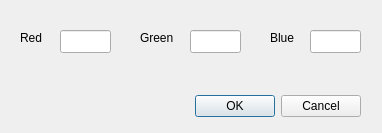
<?xml version="1.0" encoding="UTF-8"?>
<ui version="4.0">
 <class>InputBGColour</class>
 <widget class="QDialog" name="InputBGColour">
  <property name="geometry">
   <rect>
    <x>0</x>
    <y>0</y>
    <width>382</width>
    <height>133</height>
   </rect>
  </property>
  <property name="windowTitle">
   <string>Dialog</string>
  </property>
  <widget class="QDialogButtonBox" name="buttonBox">
   <property name="geometry">
    <rect>
     <x>20</x>
     <y>90</y>
     <width>341</width>
     <height>32</height>
    </rect>
   </property>
   <property name="orientation">
    <enum>Qt::Horizontal</enum>
   </property>
   <property name="standardButtons">
    <set>QDialogButtonBox::Cancel|QDialogButtonBox::Ok</set>
   </property>
  </widget>
  <widget class="QLabel" name="label">
   <property name="geometry">
    <rect>
     <x>20</x>
     <y>30</y>
     <width>31</width>
     <height>16</height>
    </rect>
   </property>
   <property name="text">
    <string>Red</string>
   </property>
  </widget>
  <widget class="QLabel" name="label_2">
   <property name="geometry">
    <rect>
     <x>140</x>
     <y>30</y>
     <width>41</width>
     <height>16</height>
    </rect>
   </property>
   <property name="text">
    <string>Green</string>
   </property>
  </widget>
  <widget class="QLabel" name="label_3">
   <property name="geometry">
    <rect>
     <x>270</x>
     <y>30</y>
     <width>31</width>
     <height>16</height>
    </rect>
   </property>
   <property name="text">
    <string>Blue</string>
   </property>
  </widget>
  <widget class="QLineEdit" name="Red_lineEdit">
   <property name="geometry">
    <rect>
     <x>60</x>
     <y>30</y>
     <width>51</width>
     <height>23</height>
    </rect>
   </property>
  </widget>
  <widget class="QLineEdit" name="Green_lineEdit">
   <property name="geometry">
    <rect>
     <x>190</x>
     <y>30</y>
     <width>51</width>
     <height>23</height>
    </rect>
   </property>
  </widget>
  <widget class="QLineEdit" name="Blue_lineEdit">
   <property name="geometry">
    <rect>
     <x>310</x>
     <y>30</y>
     <width>51</width>
     <height>23</height>
    </rect>
   </property>
  </widget>
 </widget>
 <resources/>
 <connections>
  <connection>
   <sender>buttonBox</sender>
   <signal>accepted()</signal>
   <receiver>InputBGColour</receiver>
   <slot>accept()</slot>
   <hints>
    <hint type="sourcelabel">
     <x>248</x>
     <y>254</y>
    </hint>
    <hint type="destinationlabel">
     <x>157</x>
     <y>274</y>
    </hint>
   </hints>
  </connection>
  <connection>
   <sender>buttonBox</sender>
   <signal>rejected()</signal>
   <receiver>InputBGColour</receiver>
   <slot>reject()</slot>
   <hints>
    <hint type="sourcelabel">
     <x>316</x>
     <y>260</y>
    </hint>
    <hint type="destinationlabel">
     <x>286</x>
     <y>274</y>
    </hint>
   </hints>
  </connection>
 </connections>
</ui>
